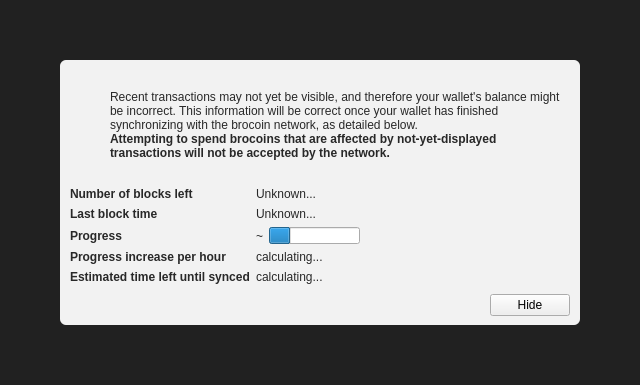
<?xml version="1.0" encoding="UTF-8"?>
<ui version="4.0">
 <class>ModalOverlay</class>
 <widget class="ModalOverlay" name="ModalOverlay">
  <property name="geometry">
   <rect>
    <x>0</x>
    <y>0</y>
    <width>640</width>
    <height>385</height>
   </rect>
  </property>
  <property name="windowTitle">
   <string>Form</string>
  </property>
  <layout class="QVBoxLayout" name="verticalLayout" stretch="0">
   <property name="sizeConstraint">
    <enum>QLayout::SetDefaultConstraint</enum>
   </property>
   <property name="leftMargin">
    <number>0</number>
   </property>
   <property name="topMargin">
    <number>0</number>
   </property>
   <property name="rightMargin">
    <number>0</number>
   </property>
   <property name="bottomMargin">
    <number>0</number>
   </property>
   <item>
    <widget class="QWidget" name="bgWidget" native="true">
     <property name="styleSheet">
      <string notr="true">#bgWidget { background: rgba(0,0,0,220); }</string>
     </property>
     <layout class="QVBoxLayout" name="verticalLayoutMain" stretch="1">
      <property name="leftMargin">
       <number>60</number>
      </property>
      <property name="topMargin">
       <number>60</number>
      </property>
      <property name="rightMargin">
       <number>60</number>
      </property>
      <property name="bottomMargin">
       <number>60</number>
      </property>
      <item>
       <widget class="QWidget" name="contentWidget" native="true">
        <property name="styleSheet">
         <string notr="true">#contentWidget { background: rgba(255,255,255,240); border-radius: 6px; }

QLabel { color: rgb(40,40,40);  }</string>
        </property>
        <layout class="QVBoxLayout" name="verticalLayoutSub" stretch="1,0,0,0">
         <property name="spacing">
          <number>0</number>
         </property>
         <property name="leftMargin">
          <number>10</number>
         </property>
         <property name="topMargin">
          <number>10</number>
         </property>
         <property name="rightMargin">
          <number>10</number>
         </property>
         <property name="bottomMargin">
          <number>10</number>
         </property>
         <item>
          <layout class="QHBoxLayout" name="horizontalLayoutIconText" stretch="0,1">
           <property name="topMargin">
            <number>20</number>
           </property>
           <item>
            <layout class="QVBoxLayout" name="verticalLayoutIcon">
             <property name="leftMargin">
              <number>0</number>
             </property>
             <item>
              <widget class="QPushButton" name="warningIcon">
               <property name="enabled">
                <bool>false</bool>
               </property>
               <property name="text">
                <string/>
               </property>
               <property name="icon">
                <iconset>
                 <normaloff>:/icons/warning</normaloff>
                 <disabledoff>:/icons/warning</disabledoff>:/icons/warning</iconset>
               </property>
               <property name="iconSize">
                <size>
                 <width>48</width>
                 <height>48</height>
                </size>
               </property>
               <property name="flat">
                <bool>true</bool>
               </property>
              </widget>
             </item>
             <item>
              <spacer name="verticalSpacerWarningIcon">
               <property name="orientation">
                <enum>Qt::Vertical</enum>
               </property>
               <property name="sizeHint" stdset="0">
                <size>
                 <width>20</width>
                 <height>40</height>
                </size>
               </property>
              </spacer>
             </item>
            </layout>
           </item>
           <item>
            <layout class="QVBoxLayout" name="verticalLayoutInfoText">
             <property name="leftMargin">
              <number>0</number>
             </property>
             <property name="topMargin">
              <number>0</number>
             </property>
             <item>
              <widget class="QLabel" name="infoText">
               <property name="text">
                <string>Recent transactions may not yet be visible, and therefore your wallet's balance might be incorrect. This information will be correct once your wallet has finished synchronizing with the brocoin network, as detailed below.</string>
               </property>
               <property name="textFormat">
                <enum>Qt::RichText</enum>
               </property>
               <property name="wordWrap">
                <bool>true</bool>
               </property>
              </widget>
             </item>
             <item>
              <widget class="QLabel" name="infoTextStrong">
               <property name="font">
                <font>
                 <weight>75</weight>
                 <bold>true</bold>
                </font>
               </property>
               <property name="text">
                <string>Attempting to spend brocoins that are affected by not-yet-displayed transactions will not be accepted by the network.</string>
               </property>
               <property name="textFormat">
                <enum>Qt::RichText</enum>
               </property>
               <property name="wordWrap">
                <bool>true</bool>
               </property>
              </widget>
             </item>
             <item>
              <spacer name="verticalSpacerInTextSpace">
               <property name="orientation">
                <enum>Qt::Vertical</enum>
               </property>
               <property name="sizeHint" stdset="0">
                <size>
                 <width>20</width>
                 <height>40</height>
                </size>
               </property>
              </spacer>
             </item>
            </layout>
           </item>
          </layout>
         </item>
         <item>
          <spacer name="verticalSpacerAfterText">
           <property name="orientation">
            <enum>Qt::Vertical</enum>
           </property>
           <property name="sizeHint" stdset="0">
            <size>
             <width>20</width>
             <height>40</height>
            </size>
           </property>
          </spacer>
         </item>
         <item>
          <layout class="QFormLayout" name="formLayout">
           <property name="fieldGrowthPolicy">
            <enum>QFormLayout::FieldsStayAtSizeHint</enum>
           </property>
           <property name="horizontalSpacing">
            <number>6</number>
           </property>
           <property name="verticalSpacing">
            <number>6</number>
           </property>
           <property name="topMargin">
            <number>10</number>
           </property>
           <item row="0" column="0">
            <widget class="QLabel" name="labelNumberOfBlocksLeft">
             <property name="font">
              <font>
               <weight>75</weight>
               <bold>true</bold>
              </font>
             </property>
             <property name="text">
              <string>Number of blocks left</string>
             </property>
            </widget>
           </item>
           <item row="0" column="1">
            <widget class="QLabel" name="numberOfBlocksLeft">
             <property name="text">
              <string>Unknown...</string>
             </property>
            </widget>
           </item>
           <item row="1" column="0">
            <widget class="QLabel" name="labelLastBlockTime">
             <property name="font">
              <font>
               <weight>75</weight>
               <bold>true</bold>
              </font>
             </property>
             <property name="text">
              <string>Last block time</string>
             </property>
            </widget>
           </item>
           <item row="1" column="1">
            <widget class="QLabel" name="newestBlockDate">
             <property name="sizePolicy">
              <sizepolicy hsizetype="Maximum" vsizetype="Preferred">
               <horstretch>0</horstretch>
               <verstretch>0</verstretch>
              </sizepolicy>
             </property>
             <property name="text">
              <string>Unknown...</string>
             </property>
            </widget>
           </item>
           <item row="2" column="0">
            <widget class="QLabel" name="labelSyncDone">
             <property name="font">
              <font>
               <weight>75</weight>
               <bold>true</bold>
              </font>
             </property>
             <property name="text">
              <string>Progress</string>
             </property>
            </widget>
           </item>
           <item row="2" column="1">
            <layout class="QHBoxLayout" name="horizontalLayoutSync" stretch="0,1">
             <item>
              <widget class="QLabel" name="percentageProgress">
               <property name="text">
                <string notr="true">~</string>
               </property>
              </widget>
             </item>
             <item>
              <widget class="QProgressBar" name="progressBar">
               <property name="value">
                <number>24</number>
               </property>
               <property name="format">
                <string/>
               </property>
              </widget>
             </item>
            </layout>
           </item>
           <item row="4" column="0">
            <widget class="QLabel" name="labelProgressIncrease">
             <property name="font">
              <font>
               <weight>75</weight>
               <bold>true</bold>
              </font>
             </property>
             <property name="text">
              <string>Progress increase per hour</string>
             </property>
            </widget>
           </item>
           <item row="4" column="1">
            <widget class="QLabel" name="progressIncreasePerH">
             <property name="text">
              <string>calculating...</string>
             </property>
            </widget>
           </item>
           <item row="5" column="0">
            <widget class="QLabel" name="labelEstimatedTimeLeft">
             <property name="font">
              <font>
               <weight>75</weight>
               <bold>true</bold>
              </font>
             </property>
             <property name="text">
              <string>Estimated time left until synced</string>
             </property>
            </widget>
           </item>
           <item row="5" column="1">
            <widget class="QLabel" name="expectedTimeLeft">
             <property name="text">
              <string>calculating...</string>
             </property>
            </widget>
           </item>
          </layout>
         </item>
         <item>
          <layout class="QHBoxLayout" name="horizontalLayoutButtons">
           <property name="leftMargin">
            <number>10</number>
           </property>
           <property name="topMargin">
            <number>10</number>
           </property>
           <item>
            <spacer name="horizontalSpacer">
             <property name="orientation">
              <enum>Qt::Horizontal</enum>
             </property>
             <property name="sizeHint" stdset="0">
              <size>
               <width>40</width>
               <height>20</height>
              </size>
             </property>
            </spacer>
           </item>
           <item>
            <widget class="QPushButton" name="closeButton">
             <property name="text">
              <string>Hide</string>
             </property>
            </widget>
           </item>
          </layout>
         </item>
        </layout>
       </widget>
      </item>
     </layout>
    </widget>
   </item>
  </layout>
 </widget>
 <customwidgets>
  <customwidget>
   <class>ModalOverlay</class>
   <extends>QWidget</extends>
   <header>modaloverlay.h</header>
   <container>1</container>
  </customwidget>
 </customwidgets>
 <resources/>
 <connections/>
</ui>
